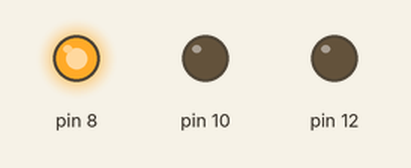
This sketch was run on a simulated Arduino Uno, built with avr-gcc and run on an emulated ATmega328P. Parts: output pins drawn as LEDs (lit = HIGH).

Above: at 1.5 s.
At 3.5 s:
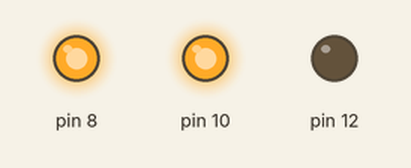
At 5.5 s:
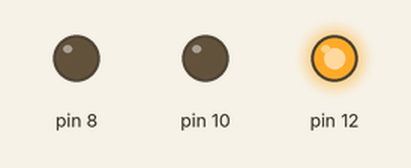
At 8.2 s:
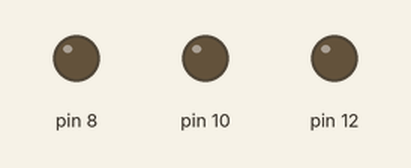
At 11.5 s:
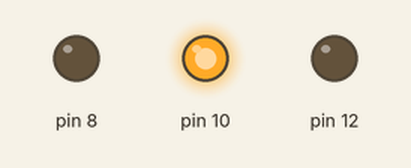
Timing chart, 0 to 16.9 s (numbered marks = the images above):
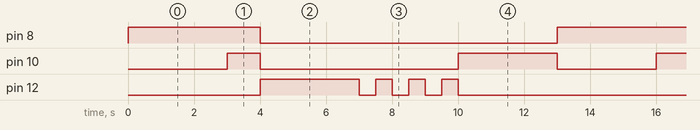

Measured:
- by itself, pin 8: alternates HIGH for 4.0 s and LOW for 9.0 s
- by itself, pin 10: repeats every 13.0 s: LOW 6.0 s, HIGH 3.0 s, LOW 3.0 s, HIGH 1.0 s
- by itself, pin 12: repeats every 13.0 s: 3 × (LOW 0.50 s, HIGH 0.50 s), LOW 7.0 s, HIGH 3.0 s

The sketch:

s1.1_traffic_light_dumb.ino
```cpp
void setup() {
  //порты, к которым подключены светодиоды - выходы
  // MyComment
  pinMode(8, OUTPUT);
  pinMode(10, OUTPUT);
  pinMode(12, OUTPUT);
}

void loop() {
  //включаем напряжение на 8 выходе (туда подключен красный)
  digitalWrite(8, HIGH);
  //ждем, пока красный горит
  delay(3000);
  //включаем напряжение на 10 выходе (желтый)
  digitalWrite(10, HIGH);
  delay(1000);

  //выключаем 8 и 10, включаем 12 (зеленый)
  digitalWrite(8, LOW);
  digitalWrite(10, LOW);
  digitalWrite(12, HIGH);
  delay(3000);
  digitalWrite(12, LOW);

  //трижды включаем и выключаем зеленый
  delay(500);
  digitalWrite(12, HIGH);
  delay(500);
  digitalWrite(12, LOW);
  delay(500);
  digitalWrite(12, HIGH);
  delay(500);
  digitalWrite(12, LOW);
  delay(500);
  digitalWrite(12, HIGH);
  delay(500);
  digitalWrite(12, LOW);

  //одинокий желтый
  digitalWrite(10, HIGH);
  delay(3000);
  digitalWrite(10, LOW);
}
```
